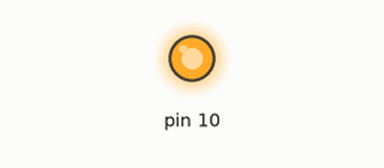
Bench run of a sketch on a simulated Arduino Uno, built with avr-gcc and run on an emulated ATmega328P. On the bench: output pins drawn as LEDs (lit = HIGH).

Above: at 1.0 s.
At 5.5 s:
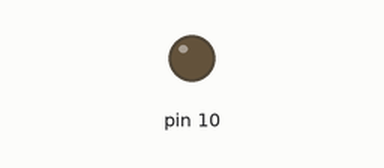
Timing chart, 0 to 6.9 s (numbered marks = the images above):
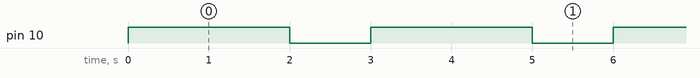

The sketch:

tarea2.1.ino
```cpp
/*
  Tarea 2.1 Arduino digitalWrite (pinMode OUTPUT)
  1. Hacer parpadear el pin 10 del Arduino (2 segundos prendidos y 1 segundo apagado)
 */

void setup() {
  pinMode(10, OUTPUT);
}

void loop() {
  digitalWrite(10, HIGH);
  delay(2000);
  digitalWrite(10, LOW);
  delay(1000);
}
```

Measured:
- by itself, pin 10: alternates HIGH for 2.0 s and LOW for 1.0 s
